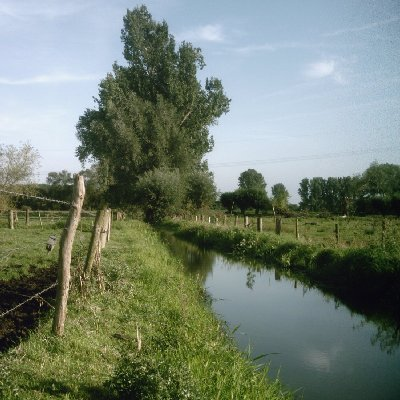
#> input picture Script/Python/image.jpg, 400 x 400 px
$ python bilinear.py
#> lines starting #> are read from the running program, lines starting #| are printed output that depends on the picture
# ================================= IMPORTS =================================
import numpy as np
from PIL import Image
import resource
import sys
resource.setrlimit(resource.RLIMIT_STACK, (2**29, -1))
sys.setrecursionlimit(10**6)


# ================================= INITIAL PARAMETERS =================================

# 400x400 [100x100] -> 1198x1198 [298x298]
memory = np.array([0] * 248804, dtype=int)


def printImage():
    print("Original")
    print(memory[0:160000].reshape(400, 400))
    print("Scaled")
    print(memory[160000:248804].reshape(298, 298))


# ================================= IMAGE READ =================================


inputImage = Image.open("image.jpg").convert('L')
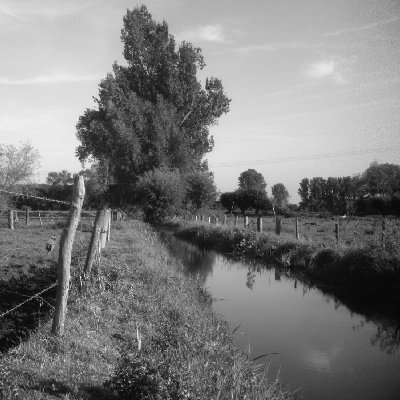
#> inputImage: PIL image 400x400 L; min 0, max 251, mean 123.7
inputImage.load()
inputImage = np.asarray(inputImage, dtype="uint8")
outputImage = Image.fromarray(inputImage, 'L')
outputImage.save('input.jpg')
inputImage = inputImage.flatten()

test = False

# ================================= IMAGE TO MEMORY =================================

if test:
    for i in range(0, 160000):
        memory[i] = i + 1
else:
    memory[0:160000] = inputImage[0:160000]
# ================================= SWITCH INPUT =================================
switches = {
    '1': 0,
    '2': 100,
    '3': 200,
    '4': 300,
    '5': 40000,
    '6': 40100,
    '7': 40200,
    '8': 40300,
    '9': 80000,
    '10': 80100,
    '11': 80200,
    '12': 80300,
    '13': 120000,
    '14': 120100,
    '15': 120200,
    '16': 120300,
}

for switch in range(1, 17):
    # ================= SCRIPT (INITIALIZATION) =================
    # Initial vector values
    v1 = np.array([0] * 4)
    v2 = np.array([0] * 4)
    v3 = np.array([2, 1, 2, 1])
    v4 = np.array([1, 2, 1, 2])

    # Width
    widthOffset = 400

    # Section width
    sectionWidth = 100

    # Offset (image size, pixel count)
    memoryOffset = 160000

    # New width offset
    newWidthOffset = 298

    # Image counter
    imageCounter = switches[str(switch)]

    # Pixel counter
    pixelCounter = 0

    # Total iterations
    pixelCount = 9801

    # ================= SCRIPT (LOOP) =================

    while pixelCounter < pixelCount:
        # Copy current values to the bigger image matrix
        v1[0:2] = np.array(memory[imageCounter:imageCounter + 2])
        v1[2:4] = np.array(memory[imageCounter + widthOffset:
                                  imageCounter + 2 + widthOffset])
        v2 = [0 + memoryOffset,
              3 + memoryOffset,
              3 * newWidthOffset + memoryOffset,
              3 + 3 * newWidthOffset + memoryOffset]

        # Save it to memory
        for i in range(0, 4):
            memory[v2[i]] = v1[i]

        # Bilinear interpolation (first side)
        v1[0:4] = np.array([memory[imageCounter]] * 4)
        v2[0:2] = np.array([memory[imageCounter + 1]] * 2)
        v2[2:4] = np.array([memory[imageCounter + widthOffset]] * 2)
        v1 = v1 * v3
        v2 = v2 * v4
        v1 = v1 + v2
        v1 = v1 / 3
        v2 = [1 + memoryOffset,
              2 + memoryOffset,
              memoryOffset + newWidthOffset,
              memoryOffset + 2 * newWidthOffset]

        # Save it to memory
        for i in range(0, 4):
            memory[v2[i]] = v1[i]

        # Bilinear interpolation (second side)
        v2[0:4] = np.array([memory[imageCounter + widthOffset + 1]] * 4)
        v1[0:2] = np.array([memory[imageCounter + widthOffset]] * 2)
        v1[2:4] = np.array([memory[imageCounter + 1]] * 2)
        v1 = v1 * v3
        v2 = v2 * v4
        v1 = v1 + v2
        v1 = v1 / 3
        v2 = [memoryOffset + 3 * newWidthOffset + 1,
              memoryOffset + 3 * newWidthOffset + 2,
              memoryOffset + 1 * newWidthOffset + 3,
              memoryOffset + 2 * newWidthOffset + 3]

        # Save it to memory
        for i in range(0, 4):
            memory[v2[i]] = v1[i]

        # Bilinear interpolation (intermediate pixels)
        v1[0:2] = np.array([memory[memoryOffset + newWidthOffset]] * 2)
        v1[2:4] = np.array([memory[memoryOffset + 2 * newWidthOffset]] * 2)
        v2[0:2] = np.array([memory[memoryOffset + newWidthOffset + 3]] * 2)
        v2[2:4] = np.array([memory[memoryOffset + 2 * newWidthOffset + 3]] * 2)
        v1 = v1 * v3
        v2 = v2 * v4
        v1 = v1 + v2
        v1 = v1 / 3
        v2 = [memoryOffset + newWidthOffset + 1,
              memoryOffset + newWidthOffset + 2,
              memoryOffset + 2 * newWidthOffset + 1,
              memoryOffset + 2 * newWidthOffset + 2]

        # Save it to memory
        for i in range(0, 4):
            memory[v2[i]] = v1[i]

        imageCounter += 1
        memoryOffset += 3
        pixelCounter += 1

        if pixelCounter % (sectionWidth - 1) == 0:
            memoryOffset += 2 * newWidthOffset + 1
            imageCounter += 3 * sectionWidth + 1

    printImage()

    if not test:
        outputImage = np.array(
            memory[160000:248804].reshape(298, 298), dtype="uint8")
        outputImage = Image.fromarray(outputImage, 'L')
        outputImage.save('outputBilinear' + str(switch) + '.jpg')
#> this loop made 16 passes
#> pass 1, `outputImage = Image.fromarray(outputImage, 'L')`:
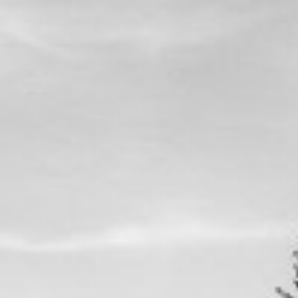
#> outputImage: PIL image 298x298 L; min 75, max 240, mean 212.3
#> pass 2, `outputImage = Image.fromarray(outputImage, 'L')`:
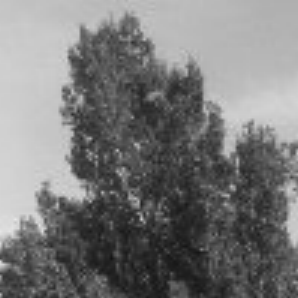
#> outputImage: PIL image 298x298 L; min 16, max 234, mean 120.6
#> pass 3, `outputImage = Image.fromarray(outputImage, 'L')`:
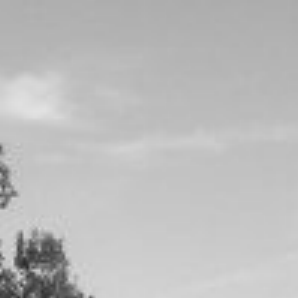
#> outputImage: PIL image 298x298 L; min 42, max 226, mean 188.5
#> after the loop:
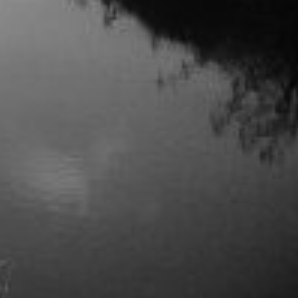
#> outputImage: PIL image 298x298 L; min 3, max 139, mean 75.2
